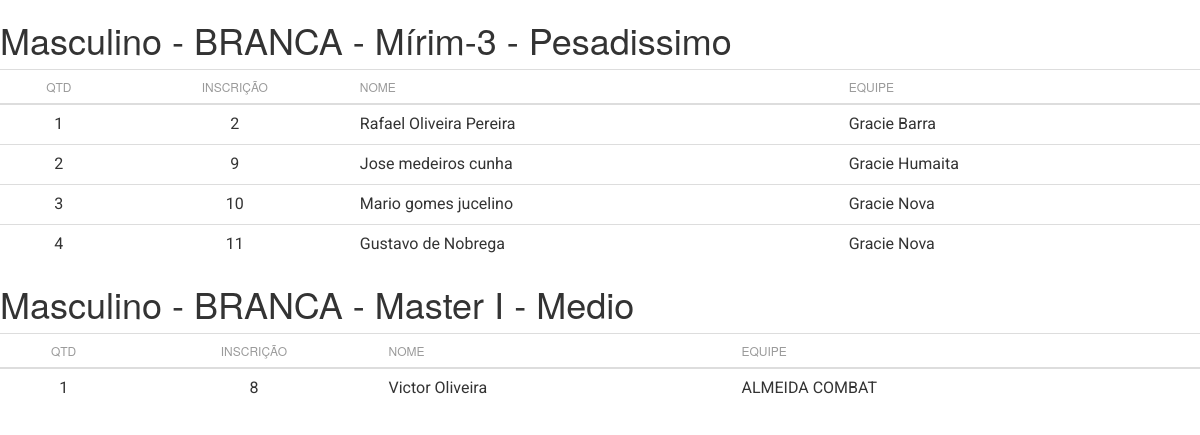
The app's page /adm/relacaogeralcategorias.php with its own data.
### tables this page shows
CREATE TABLE `usuarios` (
  `id` int(11) NOT NULL,
  `niveis_acesso_id` int(1) NOT NULL,
  `cpf` varchar(15) NOT NULL,
  `email` varchar(520) NOT NULL,
  `senha` varchar(50) NOT NULL,
  `nome` varchar(100) NOT NULL,
  `sexo` varchar(10) NOT NULL,
  `idade` varchar(10) NOT NULL,
  `peso` varchar(10) NOT NULL,
  `equipe` varchar(100) NOT NULL,
  `faixa` varchar(10) NOT NULL,
  `categoriaida` varchar(100) NOT NULL,
  `categoriapeso` varchar(100) NOT NULL,
  `imagem` varchar(100) NOT NULL
);

### adm/relacaogeralcategorias.php (the view, shortened to what this page needs)
<head>
    <link href="assets/css/bootstrap.min.css" rel="stylesheet" />
    <link href="assets/css/animate.min.css" rel="stylesheet"/>
    <link href="assets/css/light-bootstrap-dashboard.css" rel="stylesheet"/>
	<link rel="stylesheet" href="https://maxcdn.bootstrapcdn.com/font-awesome/latest/css/font-awesome.min.css" />
    <link href="assets/css/bootstrap.min.css" rel="stylesheet" />
    <link href="assets/css/material-kit.css" rel="stylesheet"/>
	<link href="../css/style.css" rel="stylesheet" />
	<link href="../css/bootstrap-theme.css" rel="stylesheet" />
	<link href="../css/bootstrap.css" rel="stylesheet" />
	<link href="assets/css/demo.css" rel="stylesheet" />
    <link href="http://maxcdn.bootstrapcdn.com/font-awesome/4.2.0/css/font-awesome.min.css" rel="stylesheet">
    <link href="assets/css/pe-icon-7-stroke.css" rel="stylesheet" />
</head>
<?php
	include_once("../fun/conexao.php");
	$conn = mysqli_connect($servidor, $usuario, $senha, $dbname);
	$faixa = array( 1 => 'BRANCA', 2 => 'CINZA', 3=> 'AMARELA', 4 => 'LARANGA', 5 => 'VERDE', 6 => 'AZUL', 7 => 'ROXA', 8 => 'MARROM', 9 => 'PRETA' );
	$categoriapeso= array( 1 => 'Galo', 2 => 'Pluma', 3 => 'Pena', 4 => 'Leve', 5 => 'Medio', 6 => 'Meio Pesado', 7 => 'Pesado', 8 => 'Super pesado', 9 => 'Pesadissimo' );
	$sexo= array(1=>'Masculino',2=>'Feminino');
	$categoriaida= array( 1 => 'Pre-mirim-1', 2 => 'Pre-mirim-2', 3 => 'Pre-mirim-3', 4 => 'Mírim-1', 5 => 'Mírim-2', 6 => 'Mírim-3', 7 => 'Infantil-1', 8 => 'Infantil-2', 9 => 'Infantil-3',10 => 'InfantoJuvenil1',
	                      11 => 'InfantoJuvenil2', 12 => 'InfantoJuvenil3', 13 => 'Juvenil-1', 14 => 'Juvenil-2', 15 => 'Adult', 16 => 'Master I', 17 => 'Master II', 18 => 'Master III',19 => 'Master IV',20 => 'Master V',
						  21 => 'Master VI');
for($s=1;$s<=2;$s++){
			for($f=1;$f<=7;$f++){
					for($k=1;$k<=21;$k++){
								for($p=1;$p<=9;$p++){
	$result_cursos = "SELECT * FROM usuarios WHERE faixa='$faixa[$f]' and categoriapeso='$categoriapeso[$p]' and categoriaida like'%$categoriaida[$k]%' and sexo='$sexo[$s]' and niveis_acesso_id=0 ORDER BY id ASC";
	$resultado_cursos = mysqli_query($conn, $result_cursos);
	$teste= mysqli_query($conn, $result_cursos);
	$i=0;
	$tem = mysqli_fetch_array($teste);
	if(isset($tem)){
			echo "
			<table class='table'>
			<thead>
			<tr>
			    <h1>$sexo[$s] - $faixa[$f] - $categoriaida[$k] - $categoriapeso[$p]  </td>
			</tr>
        <tr>
			<th class='text-center'>Qtd</th>
            <th class='text-center'>Inscrição</th>
            <th>Nome</th>
			<th>Equipe</th>
            <!--<th>CPF</th>
            <th>Faixa</th>
			<th>Sexo</th>
			<th>Idade</th>
			<th>Peso</th>
			<th>Categoria Idade</th>
			<th>Categoria Peso</th>-->
         </tr>
    </thead>
        <tr>
		<tbody>";
	while($rows_cursos = mysqli_fetch_array($resultado_cursos)){
	 $i=$i+1;
		echo "
			<tr>
          <td class='text-center'>".$i."</td>
		 <td class='text-center'>".$rows_cursos['id']."</td>
		             <td>".$rows_cursos['nome']."</td>
					 <td>".$rows_cursos['equipe']."</td>
					 <!--<td>".$rows_cursos['cpf']."</td>
		 <td>".$rows_cursos['faixa']."</td>
		 <td>".$rows_cursos['sexo']."</td>
		<td>".$rows_cursos['idade']."</td>
		 <td>".$rows_cursos['peso']."</td>
		 <td>".$rows_cursos['categoriaida']."</td>
		  <td>".$rows_cursos['categoriapeso']."</td>-->
    </tr>
";
	}
	}
						 }
					}
			}
	}
?>

### records on screen
usuarios: id "2", nome "Rafael Oliveira Pereira", equipe "Gracie Barra"
usuarios: id "9", nome "Jose medeiros cunha", equipe "Gracie Humaita"
usuarios: id "10", nome "Mario gomes jucelino", equipe "Gracie Nova"
usuarios: id "11", nome "Gustavo de Nobrega", equipe "Gracie Nova"
usuarios: id "8", nome "Victor Oliveira", equipe "ALMEIDA COMBAT"

### other values on screen
$sexo[$s] "Masculino"
$faixa[$f] "BRANCA"
$categoriaida[$k] "Mírim-3"
$categoriapeso[$p] "Pesadissimo"
$categoriaida[$k] "Master I"
$categoriapeso[$p] "Medio"
